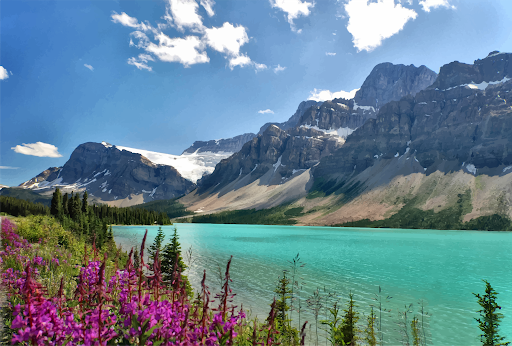
#> input picture CS alevel 2024 summer term/classwork/landscape.png, 512 x 346 px
$ python '16,4,24, pillow.py'
#> lines starting #> are read from the running program, lines starting #| are printed output that depends on the picture
from PIL import Image

image = Image.open("landscape.png") #load an image
#> image is the input picture: PIL image 512x346 RGBA; mean R, G, B, A 101.8, 130.7, 145.5, 254.7
"""image.show() #display the image"""

"""print(f'Formate:{image.format}, size: {image.size}, mode:{image.mode}')#display some information about the image, RGBA means red green alpha, whdre alpha is how opaque the colour is"""

"""new_image = Image.new ("RGB", (255,255))

pixels = new_image.load() # creates a PixelAccess object which allows you to read and modify individual pixels

for y in range (255):
    for x in range(255):
        pixels[x,y] = (x, y, 255)
        print(f'x:{x}, y:{y}, RBG: {pixels[x,y]}')

new_image.show()"""

"""new_image = Image.new("RGB", (512,346))
orig = image.load()
pixels = new_image.load()
for y in range (346):
    for x in range(512):
        r,g,b = orig[x,y][0],orig[x,y][1],orig[x,y][2]
        pixels[x,y] = (r, 0, 0)
new_image.show()"""

"""new_image = Image.new("RGB", (512,346))
orig = image.load()
pixels = new_image.load()
for y in range (346):
    for x in range(512):
        r,g,b = orig[x,y][0],orig[x,y][1],orig[x,y][2]
        average = 0
        average = r + g + b
        average = average // 3
        pixels[x,y] = (average, average, average)
new_image.show()"""

new_image = Image.new("RGB", (512,346))
#> new_image: PIL image 512x346 RGB; every value is 0
orig = image.load()
pixels = new_image.load()
for y in range (346):
    for x in range(512):
        r,g,b = orig[x,y][0],orig[x,y][1],orig[x,y][2]
        pixels[512 - x - 1, y] = orig[x,y]
new_image.show()
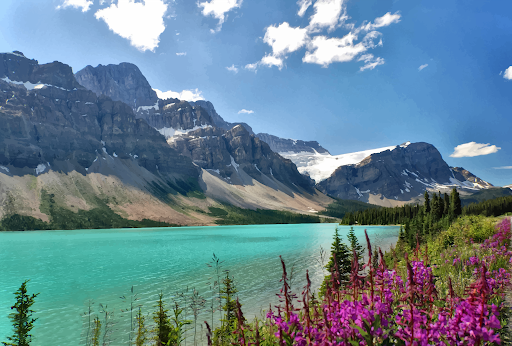
#> shown: PIL image 512x346 RGB; mean R, G, B 101.8, 130.7, 145.5
